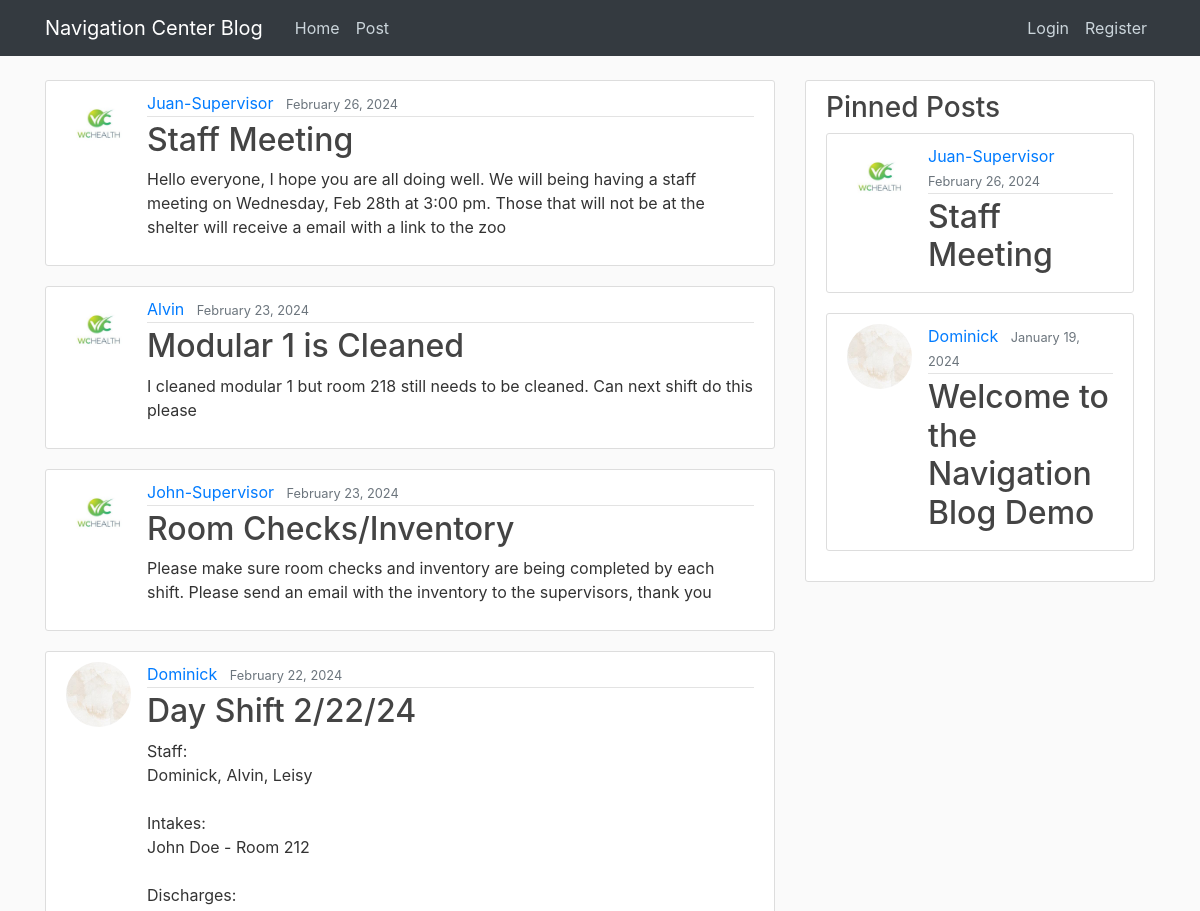
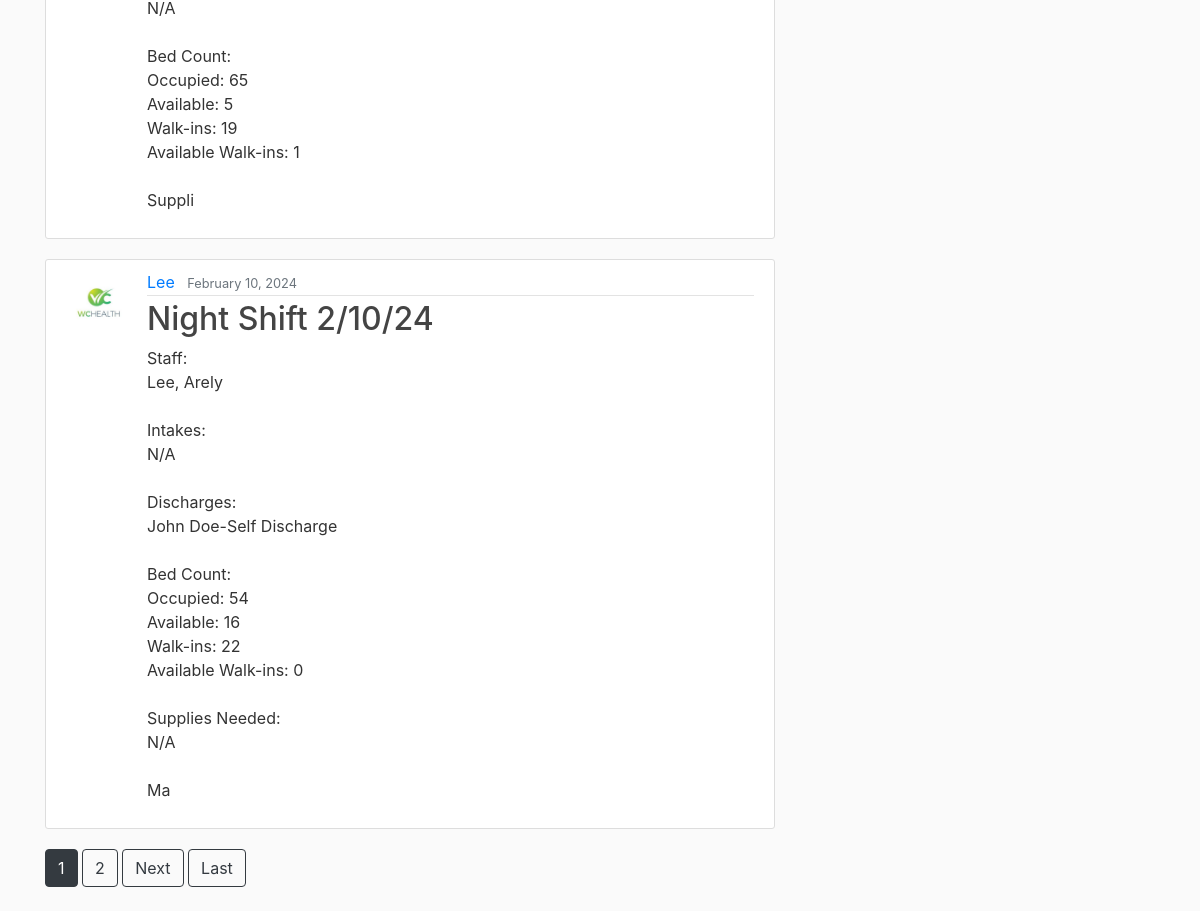
The page / on the database its author committed (2 pictures, top to bottom).
### blog/models.py (models this page shows, shortened)
class Post(models.Model):
    title = models.CharField(max_length=100)
    content = models.TextField()
    date_posted = models.DateTimeField(default=timezone.now)
    author = models.ForeignKey(User, on_delete=models.CASCADE)
    pinned = models.BooleanField(default=False)

### users/models.py (models this page shows, shortened)
class Profile(models.Model):
    user = models.OneToOneField(User, on_delete=models.CASCADE)
    image = models.ImageField(default='default.jpg', upload_to='profile_pics')

### blog/views.py (the view)
# urls.py: path('', PostListView.as_view(), name='blog-home'),
class PostListView(ListView):
    model = Post
    template_name = 'blog/home.html'
    context_object_name = 'posts'
    paginate_by = 5
    def get_queryset(self):
        return Post.objects.all().order_by('-date_posted')
    def get_context_data(self, **kwargs):
        context = super().get_context_data(**kwargs)
        pinned_posts = Post.objects.filter(pinned=True).order_by('-date_posted')
        context['pinned_posts'] = pinned_posts
        return context

### blog/templates/blog/home.html (shortened to what this page needs)
{% extends "blog/base.html" %}
{% block content %}
    {% for post in posts %}
        <article class="media content-section">
            <img class="rounded-circle article-img" src="{{ post.author.profile.image.url }}">
          <div class="media-body">
            <div class="article-metadata">
              <a class="mr-2" href="{% url 'user-posts' post.author.username %}">{{ post.author }}</a>
              <small class="text-muted">{{ post.date_posted|date:"F d, Y" }}</small>
            </div>
            <h2><a class="article-title" href="{% url 'post-detail' post.id %}">{{ post.title }}</a></h2>
            <p class="article-content">{{ post.content|slice:":200" }}</p>
          </div>
        </article>
    {% endfor %}
    {% if is_paginated %}
        {% for num in page_obj.paginator.page_range %}
            {% if page_obj.number == num %}
                <a class="btn btn-dark mb-4" href="?page={{ num }}">{{ num }}</a>
            {% elif num > page_obj.number|add:'-3' and num < page_obj.number|add:'3' %}
                <a class="btn btn-outline-dark mb-4" href="?page={{ num }}">{{ num }}</a>
            {% endif %}
        {% endfor %}
        {% if page_obj.has_next %}
            <a class="btn btn-outline-dark mb-4" href="?page={{ page_obj.next_page_number }}">Next</a>
            <a class="btn btn-outline-dark mb-4" href="?page={{ page_obj.paginator.num_pages }}">Last</a>
        {% endif %}
    {% endif %}
{% endblock %}

### blog/templates/blog/base.html (shortened to what this page needs)
{% load static %}
<!DOCTYPE html>
<html lang="en">
<head>
    <link rel="stylesheet" href="https://cdn.jsdelivr.net/npm/bootstrap@4.4.1/dist/css/bootstrap.min.css">
    <link rel="stylesheet" type="text/css" href="{% static 'blog/main.css' %}">
</head>
<body>
    <header class="site-header">
      <nav class="navbar navbar-expand-md navbar-dark bg-dark fixed-top">
        <div class="container">
          <a class="navbar-brand mr-4 custom-green" href="{% url 'blog-home' %}">Navigation Center Blog</a>
          <div class="collapse navbar-collapse" id="navbarToggle">
            <div class="navbar-nav mr-auto">
              <a class="nav-item nav-link" href="{% url 'blog-home' %}">Home</a>
              <a class="nav-item nav-link" href="{% url 'post-create' %}">Post</a>
            </div>
            <div class="navbar-nav">
                {% if user.is_authenticated %}
                    <a class="nav-item nav-link" href="{% url 'profile' %}">Profile</a>
                    <a class="nav-item nav-link" href="{% url 'logout' %}">Logout</a>
                {% else %}
                    <a class="nav-item nav-link" href="{% url 'login' %}">Login</a>
                    <a class="nav-item nav-link" href="{% url 'register' %}">Register</a>
                {% endif %}
            </div>
          </div>
        </div>
      </nav>
    </header>
    <main role="main" class="container">
      <div class="row">
        <div class="col-md-8">
            {% block content %}{% endblock %}
        </div>
        <div class="col-md-4">
          <div class="content-section">
            <h3>Pinned Posts</h3>
              {% for post in pinned_posts %}
                    <article class="media content-section">
                        <img class="rounded-circle article-img" src="{{ post.author.profile.image.url }}">
                      <div class="media-body">
                        <div class="article-metadata">
                          <a class="mr-2" href="{% url 'user-posts' post.author.username %}">{{ post.author }}</a>
                          <small class="text-muted">{{ post.date_posted|date:"F d, Y" }}</small>
                        </div>
                        <h2><a class="article-title" href="{% url 'post-detail' post.id %}">{{ post.title }}</a></h2>
                      </div>
                    </article>
              {% endfor %}
          </div>
        </div>
      </div>
    </main>
</body>
</html>

### blog/static/blog/main.css (style rules this page uses)
body { background: #fafafa; color: #333333; margin-top: 5rem; }
h1, h2, h3, h4, h5, h6 { color: #444444; }
.site-header .navbar-nav .nav-link { color: #cbd5db; }
.content-section { background: #ffffff; padding: 10px 20px; border: 1px solid #dddddd; border-radius: 3px; margin-bottom: 20px; }
.article-title { color: #444444; }
.article-content { white-space: pre-line; }
.article-img { height: 65px; width: 65px; margin-right: 16px; }
.article-metadata { padding-bottom: 1px; margin-bottom: 4px; border-bottom: 1px solid #e3e3e3 }

### rows shown on the page
Post: author.profile.image (placeholder picture), author "Juan-Supervisor", date_posted "February 26, 2024", title "Staff Meeting", content "Hello everyone, I hope you are all doing well. We will being having a staff meeting on Wednesday, Feb 28th at 3:00 pm. Those that will not be at the shelter will receive a email with a link to the zoo"
Post: author.profile.image (placeholder picture), author "Alvin", date_posted "February 23, 2024", title "Modular 1 is Cleaned", content "I cleaned modular 1 but room 218 still needs to be cleaned. Can next shift do this please"
Post: author.profile.image (placeholder picture), author "John-Supervisor", date_posted "February 23, 2024", title "Room Checks/Inventory", content "Please make sure room checks and inventory are being completed by each shift. Please send an email with the inventory to the supervisors, thank you"
Post: author.profile.image (picture), author "Dominick", date_posted "February 22, 2024", title "Day Shift 2/22/24", content "Staff: Dominick, Alvin, Leisy Intakes: John Doe - Room 212 Discharges: N/A Bed Count: Occupied: 65 Available: 5 Walk-ins: 19 Available Walk-ins: 1 Suppli"
Post: author.profile.image (placeholder picture), author "Lee", date_posted "February 10, 2024", title "Night Shift 2/10/24", content "Staff: Lee, Arely Intakes: N/A Discharges: John Doe-Self Discharge Bed Count: Occupied: 54 Available: 16 Walk-ins: 22 Available Walk-ins: 0 Supplies Needed: N/A Ma"
Post: author.profile.image (picture), author "Dominick", date_posted "January 19, 2024", title "Welcome to the Navigation Blog Demo"

### other values the page prints
{{ num }} "1"
{{ num }} "2"
